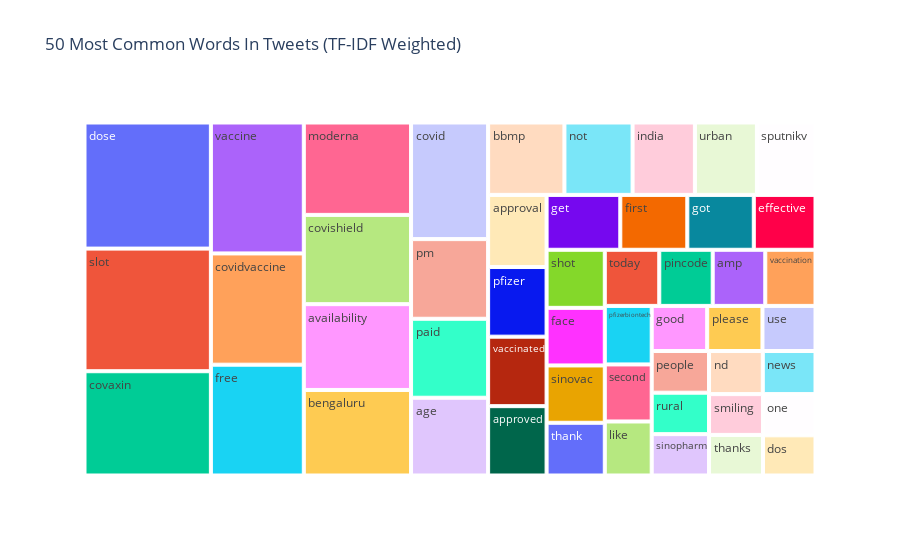

This figure's notebook cell:
### Code cell
ut.common_words(positive_tweets, 50)

### Figure 1 — Plotly figure (JSON) as saved in the notebook; plotly's stock layout.template omitted (floating-point values rounded to 4 significant figures)
{"data": [{"branchvalues": "total", "domain": {"x": [0, 1], "y": [0, 1]}, "hovertemplate": "labels=%{label}<br>TF-IDF Score=%{value}<br>parent=%{parent}<br>id=%{id}<extra></extra>", "ids": ["age", "amp", "approval", "approved", "availability", "bbmp", "bengaluru", "covaxin", "covid", "covidvaccine", "covishield", "dos", "dose", "effective", "face", "first", "free", "get", "good", "got", "india", "like", "moderna", "nd", "news", "not", "one", "paid", "people", "pfizer", "pfizerbiontech", "pincode", "please", "pm", "rural", "second", "shot", "sinopharm", "sinovac", "slot", "smiling", "sputnikv", "thank", "thanks", "today", "urban", "use", "vaccinated", "vaccination", "vaccine"], "labels": ["age", "amp", "approval", "approved", "availability", "bbmp", "bengaluru", "covaxin", "covid", "covidvaccine", "covishield", "dos", "dose", "effective", "face", "first", "free", "get", "good", "got", "india", "like", "moderna", "nd", "news", "not", "one", "paid", "people", "pfizer", "pfizerbiontech", "pincode", "please", "pm", "rural", "second", "shot", "sinopharm", "sinovac", "slot", "smiling", "sputnikv", "thank", "thanks", "today", "urban", "use", "vaccinated", "vaccination", "vaccine"], "name": "", "parents": ["", "", "", "", "", "", "", "", "", "", "", "", "", "", "", "", "", "", "", "", "", "", "", "", "", "", "", "", "", "", "", "", "", "", "", "", "", "", "", "", "", "", "", "", "", "", "", "", "", ""], "type": "treemap", "values": [1360.0, 669.5, 957.1, 919.7, 2088.0, 1253.0, 2081.0, 2990.0, 2039.0, 2346.0, 2172.0, 479.1, 3616.0, 768.6, 760.6, 834.6, 2336.0, 918.2, 568.4, 828.0, 1024.0, 574.9, 2248.0, 525.3, 515.5, 1119.0, 490.9, 1381.0, 542.2, 923.8, 622.9, 680.3, 565.8, 1393.0, 539.4, 607.3, 766.8, 538.0, 756.9, 3516.0, 499.1, 962.5, 696.3, 496.7, 693.8, 1018.0, 543.1, 921.9, 639.5, 2761.0]}], "layout": {"legend": {"tracegroupgap": 0}, "title": {"text": "50 Most Common Words In Tweets (TF-IDF Weighted)"}}}
